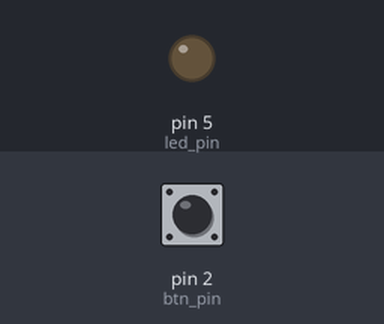
A sketch run on a simulated Arduino Uno, built with avr-gcc and run on an emulated ATmega328P. Shown: output pins drawn as LEDs (lit = HIGH). The inputs (shaded band) are chosen by the test bench; at power-on: pin 2 (btn_pin) HIGH.

Above: at 1.2 s.
1.3 s: pin 2 (btn_pin) pulled LOW for 0.15 s
At 2.3 s:
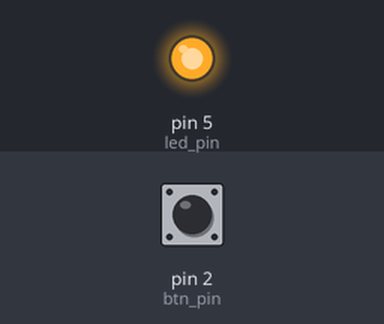
2.9 s: pin 2 (btn_pin) pulled LOW for 1 s
At 3.5 s:
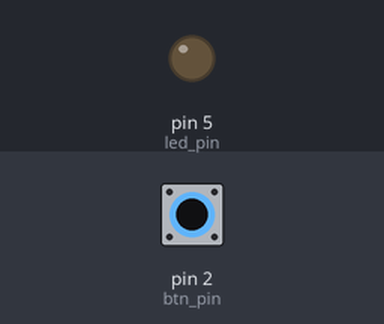
5.4 s: pin 2 (btn_pin) pulled LOW for 3.2 s
At 6.6 s:
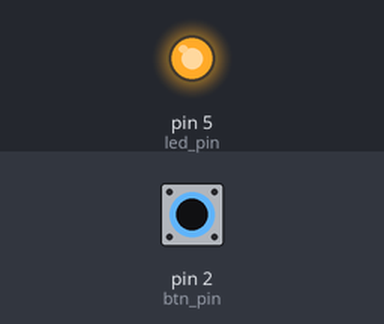
Timing chart, 0 to 8.4 s (numbered marks = the images above; inputs shaded):
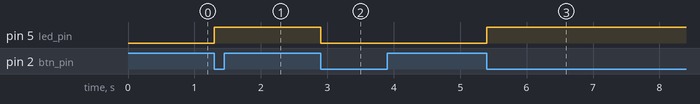

The sketch:

14_blink_button_manually_setting_interrupt.ino
```cpp
// Pins
const uint8_t btn_pin = 2;
const uint8_t led_pin = 5;

void setup() {

  // set button pin to be input (btn_pin bit=0) with pullup
  DDRD &= ~(1 << btn_pin);  // DDRD = xxxxx0xx
  PORTD |= (1 << btn_pin);  // PORTD = xxxxx1xx

  // set LED pin to be output
  DDRD |= (1 << led_pin); // DDRD = xx1xx0xx

  // Falling edge of INT0  generates interrupt
  EICRA |= (1 << ISC01);  // EICRA = xxxxxx1x
  EICRA &= ~(1 << ISC00); // EICRA = xxxxxx10

  // Enable interrupts for INT0
  EIMSK |= (1 << INT0); // EIMSK = xxxxxxx1

  // Enable global interrupts
  sei(); // SREG = 1xxxxxxx
}

void loop() {

  // Pretend we're doing other stuff
  delay(500);
}

// This tells the compiler that this is the service routine
// that should be run whenever an INT0 interrupt occurs.
//
// INT0_vect is the identifier meaning "External Interrupt Request 0"
// This vector number is 2
ISR(INT0_vect) {
  PORTD ^= (1 << led_pin); // flip between 0V and 5V on led_pin
                           // PORTD = xx{0,1}xx1xx
}
```

Measured:
- after the input at 1.3 s, pin 5 (led_pin): LOW → HIGH at once
- after the input at 2.9 s, pin 5 (led_pin): HIGH → LOW at once
- after the input at 5.4 s, pin 5 (led_pin): LOW → HIGH at once
